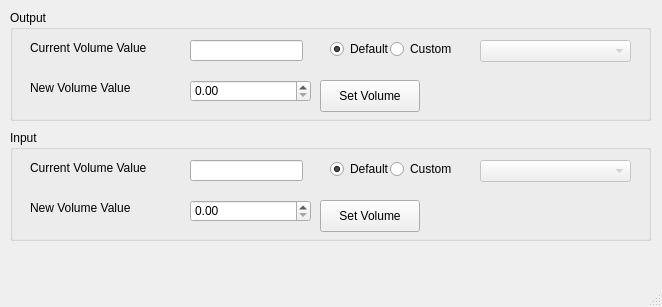
<?xml version="1.0" encoding="UTF-8"?>
<ui version="4.0">
 <class>MainWindow</class>
 <widget class="QMainWindow" name="MainWindow">
  <property name="geometry">
   <rect>
    <x>0</x>
    <y>0</y>
    <width>662</width>
    <height>307</height>
   </rect>
  </property>
  <property name="windowTitle">
   <string>MainWindow</string>
  </property>
  <widget class="QWidget" name="centralwidget">
   <widget class="QGroupBox" name="gboxOutput">
    <property name="geometry">
     <rect>
      <x>10</x>
      <y>10</y>
      <width>641</width>
      <height>111</height>
     </rect>
    </property>
    <property name="title">
     <string>Output</string>
    </property>
    <widget class="QPushButton" name="btnNewVol">
     <property name="geometry">
      <rect>
       <x>310</x>
       <y>70</y>
       <width>100</width>
       <height>32</height>
      </rect>
     </property>
     <property name="text">
      <string>Set Volume</string>
     </property>
    </widget>
    <widget class="QDoubleSpinBox" name="spinNewVol">
     <property name="geometry">
      <rect>
       <x>180</x>
       <y>70</y>
       <width>121</width>
       <height>22</height>
      </rect>
     </property>
     <property name="maximum">
      <double>100.000000000000000</double>
     </property>
    </widget>
    <widget class="QLabel" name="label_2">
     <property name="geometry">
      <rect>
       <x>20</x>
       <y>70</y>
       <width>141</width>
       <height>16</height>
      </rect>
     </property>
     <property name="text">
      <string>New Volume Value</string>
     </property>
    </widget>
    <widget class="QLabel" name="label">
     <property name="geometry">
      <rect>
       <x>20</x>
       <y>30</y>
       <width>141</width>
       <height>16</height>
      </rect>
     </property>
     <property name="text">
      <string>Current Volume Value</string>
     </property>
    </widget>
    <widget class="QLineEdit" name="txtOldVol">
     <property name="geometry">
      <rect>
       <x>180</x>
       <y>30</y>
       <width>113</width>
       <height>21</height>
      </rect>
     </property>
     <property name="readOnly">
      <bool>true</bool>
     </property>
    </widget>
    <widget class="QRadioButton" name="rdoUseDefDevice">
     <property name="geometry">
      <rect>
       <x>320</x>
       <y>30</y>
       <width>69</width>
       <height>18</height>
      </rect>
     </property>
     <property name="text">
      <string>Default</string>
     </property>
     <property name="checked">
      <bool>true</bool>
     </property>
    </widget>
    <widget class="QRadioButton" name="rdoUseCustDevice">
     <property name="geometry">
      <rect>
       <x>380</x>
       <y>30</y>
       <width>69</width>
       <height>18</height>
      </rect>
     </property>
     <property name="text">
      <string>Custom</string>
     </property>
    </widget>
    <widget class="QComboBox" name="cmdDeviceList">
     <property name="enabled">
      <bool>false</bool>
     </property>
     <property name="geometry">
      <rect>
       <x>470</x>
       <y>30</y>
       <width>151</width>
       <height>22</height>
      </rect>
     </property>
    </widget>
   </widget>
   <widget class="QGroupBox" name="gboxInput">
    <property name="geometry">
     <rect>
      <x>10</x>
      <y>130</y>
      <width>641</width>
      <height>111</height>
     </rect>
    </property>
    <property name="title">
     <string>Input</string>
    </property>
    <widget class="QPushButton" name="btnNewVol_In">
     <property name="geometry">
      <rect>
       <x>310</x>
       <y>70</y>
       <width>100</width>
       <height>32</height>
      </rect>
     </property>
     <property name="text">
      <string>Set Volume</string>
     </property>
    </widget>
    <widget class="QDoubleSpinBox" name="spinNewVol_In">
     <property name="geometry">
      <rect>
       <x>180</x>
       <y>70</y>
       <width>121</width>
       <height>22</height>
      </rect>
     </property>
     <property name="maximum">
      <double>100.000000000000000</double>
     </property>
    </widget>
    <widget class="QLabel" name="label_3">
     <property name="geometry">
      <rect>
       <x>20</x>
       <y>70</y>
       <width>141</width>
       <height>16</height>
      </rect>
     </property>
     <property name="text">
      <string>New Volume Value</string>
     </property>
    </widget>
    <widget class="QLabel" name="label_4">
     <property name="geometry">
      <rect>
       <x>20</x>
       <y>30</y>
       <width>141</width>
       <height>16</height>
      </rect>
     </property>
     <property name="text">
      <string>Current Volume Value</string>
     </property>
    </widget>
    <widget class="QLineEdit" name="txtOldVol_In">
     <property name="geometry">
      <rect>
       <x>180</x>
       <y>30</y>
       <width>113</width>
       <height>21</height>
      </rect>
     </property>
     <property name="readOnly">
      <bool>true</bool>
     </property>
    </widget>
    <widget class="QRadioButton" name="rdoUseDefDevice_In">
     <property name="geometry">
      <rect>
       <x>320</x>
       <y>30</y>
       <width>69</width>
       <height>18</height>
      </rect>
     </property>
     <property name="text">
      <string>Default</string>
     </property>
     <property name="checked">
      <bool>true</bool>
     </property>
    </widget>
    <widget class="QComboBox" name="cmdDeviceList_In">
     <property name="enabled">
      <bool>false</bool>
     </property>
     <property name="geometry">
      <rect>
       <x>470</x>
       <y>30</y>
       <width>151</width>
       <height>22</height>
      </rect>
     </property>
    </widget>
    <widget class="QRadioButton" name="rdoUseCustDevice_In">
     <property name="geometry">
      <rect>
       <x>380</x>
       <y>30</y>
       <width>69</width>
       <height>18</height>
      </rect>
     </property>
     <property name="text">
      <string>Custom</string>
     </property>
    </widget>
   </widget>
  </widget>
  <widget class="QMenuBar" name="menubar">
   <property name="geometry">
    <rect>
     <x>0</x>
     <y>0</y>
     <width>662</width>
     <height>17</height>
    </rect>
   </property>
  </widget>
  <widget class="QStatusBar" name="statusbar"/>
 </widget>
 <resources/>
 <connections/>
</ui>
